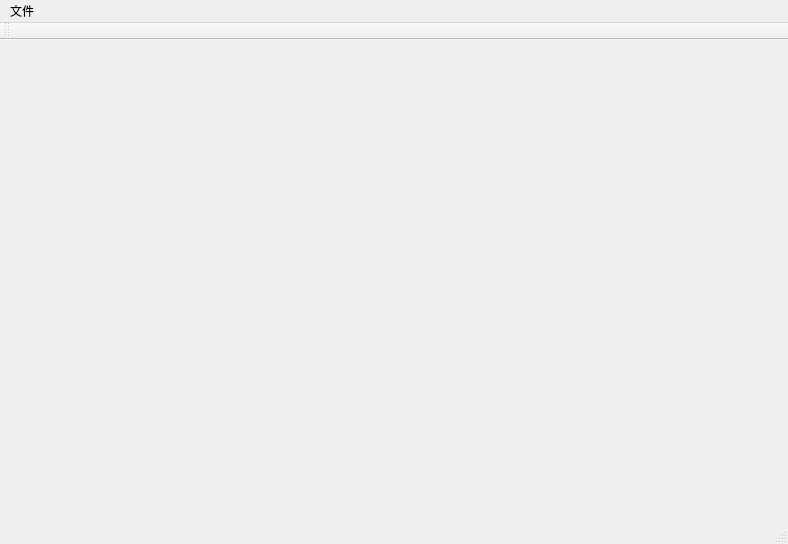
<?xml version="1.0" encoding="UTF-8"?>
<ui version="4.0">
 <class>Page1Window</class>
 <widget class="QMainWindow" name="Page1Window">
  <property name="geometry">
   <rect>
    <x>0</x>
    <y>0</y>
    <width>788</width>
    <height>544</height>
   </rect>
  </property>
  <property name="windowTitle">
   <string>MainWindow</string>
  </property>
  <widget class="QWidget" name="centralWidget"/>
  <widget class="QMenuBar" name="menuBar">
   <property name="geometry">
    <rect>
     <x>0</x>
     <y>0</y>
     <width>788</width>
     <height>23</height>
    </rect>
   </property>
   <widget class="QMenu" name="menu">
    <property name="title">
     <string>文件</string>
    </property>
   </widget>
   <addaction name="menu"/>
  </widget>
  <widget class="QToolBar" name="mainToolBar">
   <attribute name="toolBarArea">
    <enum>TopToolBarArea</enum>
   </attribute>
   <attribute name="toolBarBreak">
    <bool>false</bool>
   </attribute>
  </widget>
  <widget class="QStatusBar" name="statusBar"/>
 </widget>
 <layoutdefault spacing="6" margin="11"/>
 <resources/>
 <connections/>
</ui>
